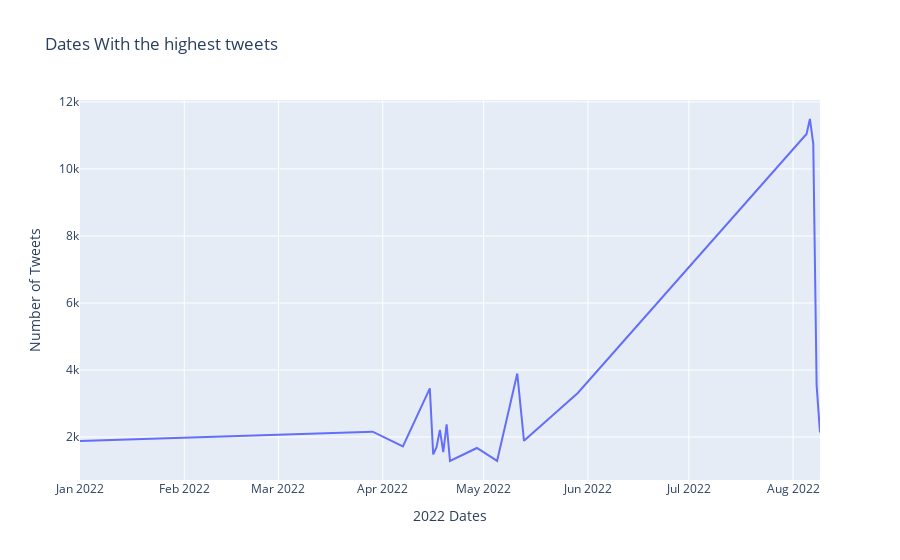

Notebook code cell kept with this figure:
### Code cell
#top 20 days with the highest tweets number
countt = pd.value_counts(Palestine["DateTime"]).iloc[:20] 
countt =countt.to_frame()
countt = countt.sort_index()
fig = px.line(countt, x=countt.index, y='DateTime', title='Dates With the highest tweets ',labels={
    'DateTime' : 'Number of Tweets',
    'index' : '2022 Dates'
})
fig.show()

### Figure 1 — Plotly figure (JSON) as saved in the notebook; plotly's stock layout.template omitted (floating-point values rounded to 4 significant figures)
{"data": [{"hovertemplate": "2022 Dates=%{x}<br>Number of Tweets=%{y}<extra></extra>", "legendgroup": "", "line": {"color": "#636efa", "dash": "solid"}, "marker": {"symbol": "circle"}, "mode": "lines", "name": "", "orientation": "v", "showlegend": false, "type": "scatter", "x": ["2022-01-01T00:00:00", "2022-03-29T00:00:00", "2022-04-07T00:00:00", "2022-04-15T00:00:00", "2022-04-16T00:00:00", "2022-04-17T00:00:00", "2022-04-18T00:00:00", "2022-04-19T00:00:00", "2022-04-20T00:00:00", "2022-04-21T00:00:00", "2022-04-29T00:00:00", "2022-05-05T00:00:00", "2022-05-11T00:00:00", "2022-05-13T00:00:00", "2022-05-29T00:00:00", "2022-08-05T00:00:00", "2022-08-06T00:00:00", "2022-08-07T00:00:00", "2022-08-08T00:00:00", "2022-08-09T00:00:00"], "xaxis": "x", "y": [1884, 2161, 1719, 3453, 1482, 1698, 2213, 1550, 2378, 1285, 1673, 1289, 3895, 1887, 3313, 11044, 11489, 10748, 3537, 2136], "yaxis": "y"}], "layout": {"legend": {"tracegroupgap": 0}, "title": {"text": "Dates With the highest tweets "}, "xaxis": {"anchor": "y", "domain": [0, 1], "title": {"text": "2022 Dates"}}, "yaxis": {"anchor": "x", "domain": [0, 1], "title": {"text": "Number of Tweets"}}}}
